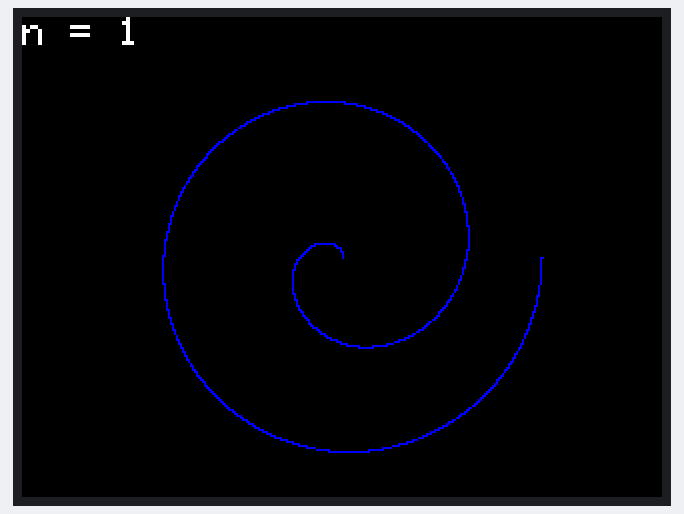
Recording of a sketch running on a simulated Arduino Uno, built with avr-gcc and run on an emulated ATmega328P. On the bench: 320×240 colour display.

Above: at 4.5 s.
At 17.4 s:
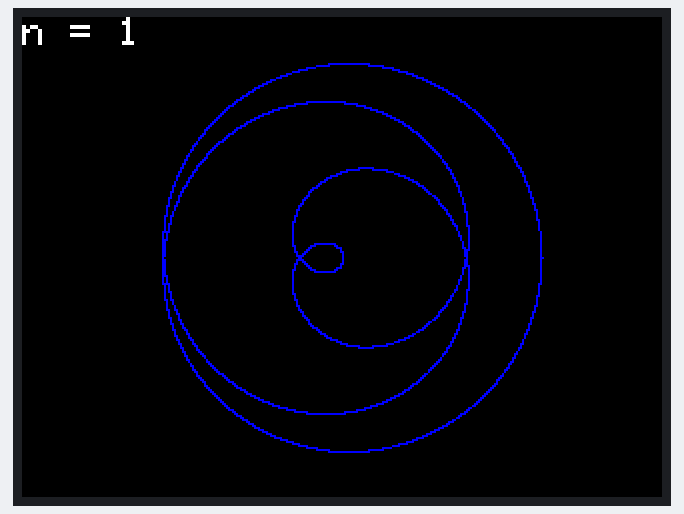
At 24.8 s:
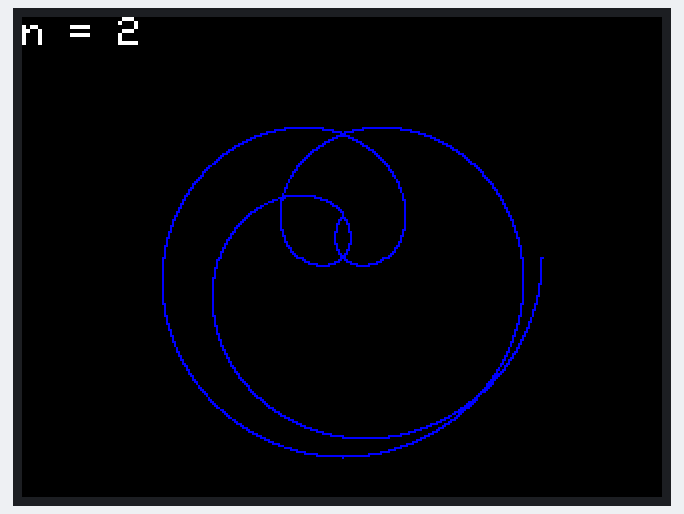
At 29.1 s:
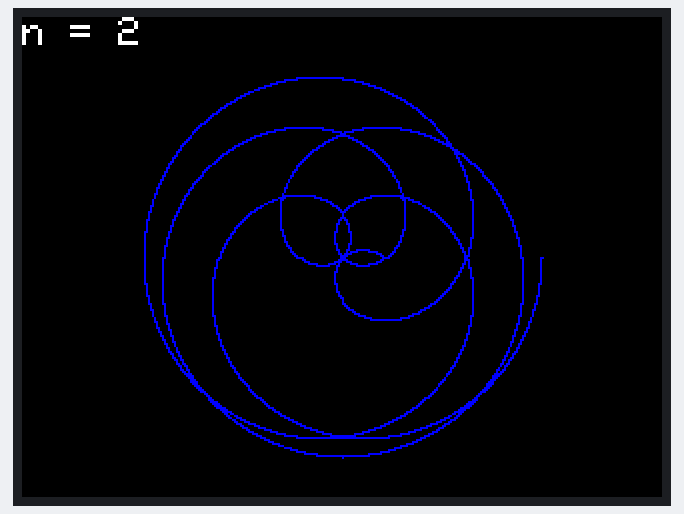
At 33.4 s:
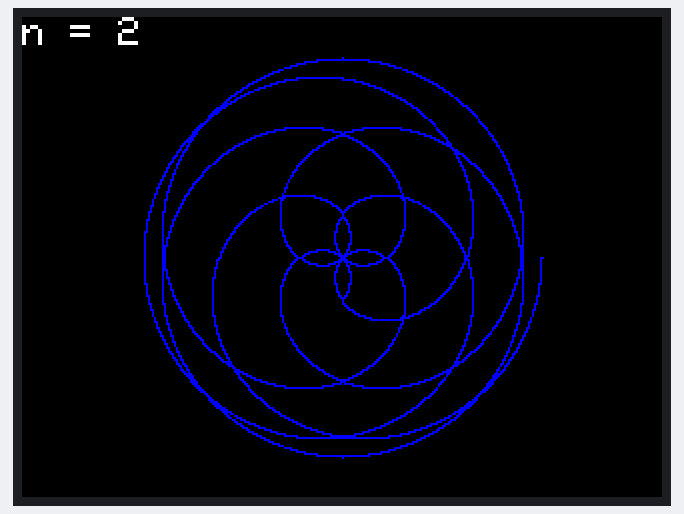
At 35.2 s:
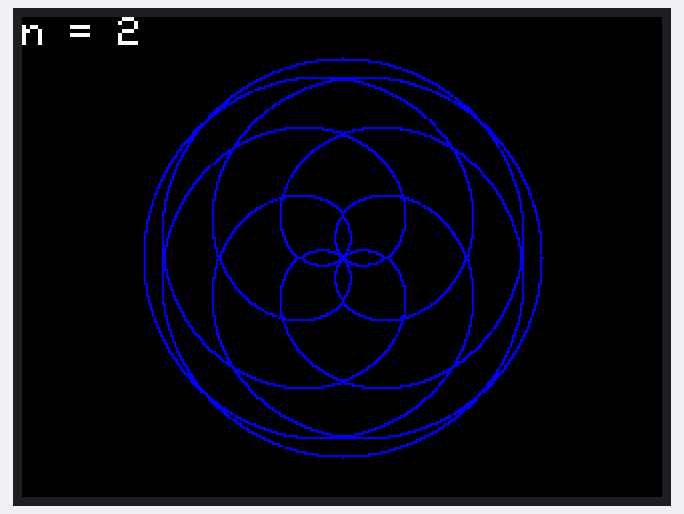

The sketch:

rose_video.ino
```cpp
// (licence header left out)
#include "SPI.h"
#include "Adafruit_GFX.h"
#include "Adafruit_ILI9341.h"

// définition des pins de connexion pour l'écrans
#define TFT_DC 9
#define TFT_CS 10

// définition des dimension de l'écrans
#define x_center 160
#define y_center 120

// création d'une instance de la classe Adafruit_ILI9341
Adafruit_ILI9341 tft = Adafruit_ILI9341(TFT_CS, TFT_DC);

float x,y;
int xf,yf,n,d;

void setup() {

  // initialisation de l'ecrans
  tft.begin();

  // rotation de l'écrans en mode paysage
  tft.setRotation(1);

  // background en noir
  tft.fillScreen(ILI9341_BLACK);

  for (int i=1; i <= 13; i++){
      draw_rose(i,7);
      delay(500);
      tft.fillScreen(ILI9341_BLACK);

  }


}

void loop() {

}

void draw_rose(int n,int d){
  if (n==d);
  else{
    tft.setCursor(0, 0);
    tft.setTextColor(ILI9341_WHITE);  tft.setTextSize(2);
    tft.print("n = ");
    tft.println(n);
   /* tft.print("d = ");
    tft.println(d);
  */
    float k = n/float(d);
    for (float i=0.0 ; i < (6.28*d) ; i+=0.001)
    {
      x= 100*cos(k*i) * cos(i);
      y= 100*cos(k*i) * sin(i);

      xf = int(x) + x_center;
      yf = int(y) + y_center;
      tft.drawPixel(xf, yf, ILI9341_BLUE);
    }
  }
}
```

Measured:
- what the display in image 1 shows lasts 7.1 s, from 17.3 s to 24.4 s
- what the display in image 2 shows lasts 4.0 s, from 24.7 s to 28.7 s
- what the display in image 3 shows lasts 3.7 s, from 29.0 s to 32.7 s
- what the display in image 4 shows lasts 1.9 s, from 33.3 s to 35.2 s
